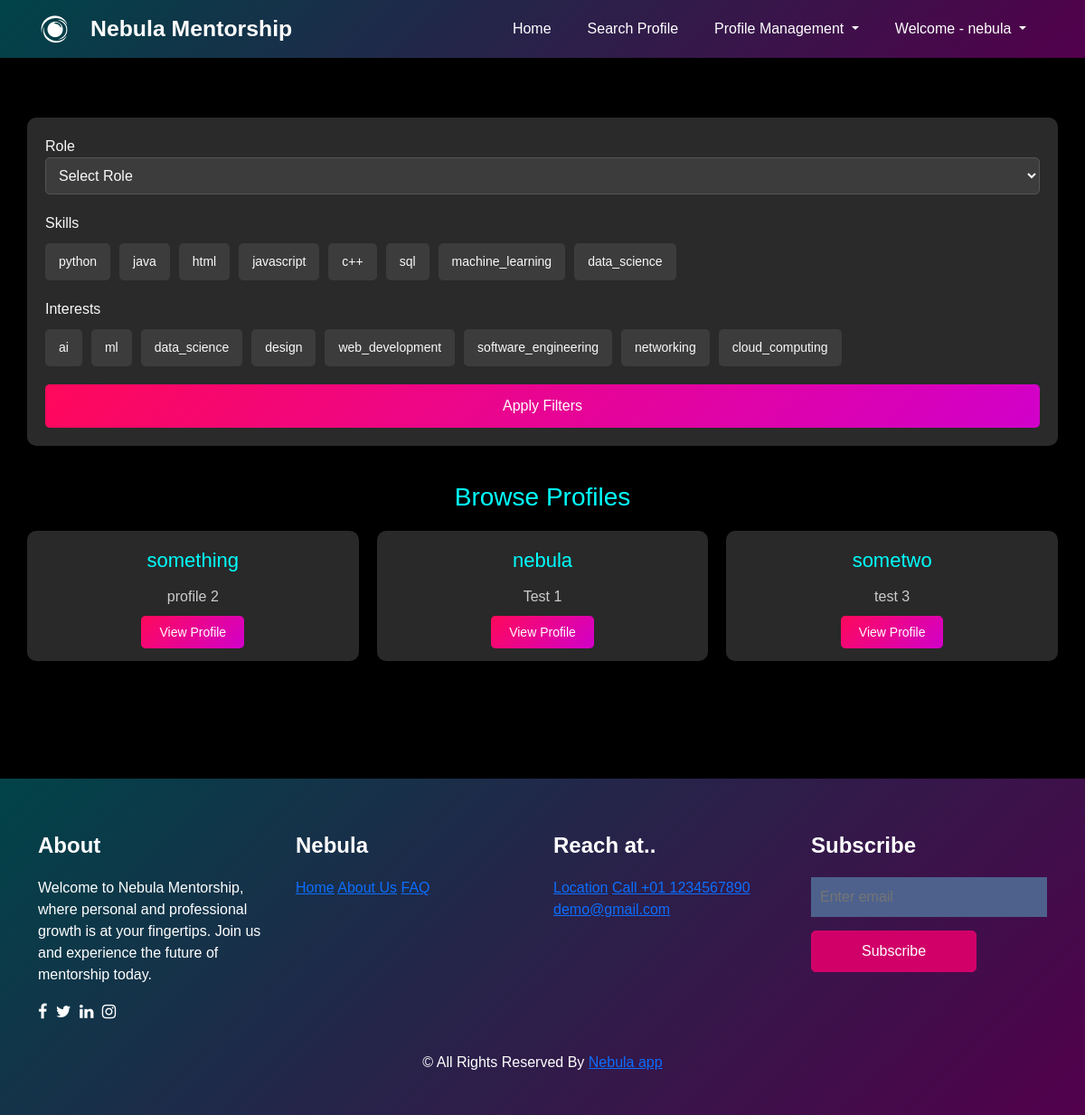
/browse/ (signed in), run on the app's committed database.
### homepage/models.py (models this page shows, shortened)
class UserProfile(models.Model):
    user = models.ForeignKey(settings.AUTH_USER_MODEL, on_delete=models.CASCADE)
    name = models.CharField(max_length=100,blank=False, null=False)
    email = models.EmailField(unique=True,blank=False, null=False)
    phone_number = models.CharField(unique=True,max_length=10, blank=False, null=False)
    location = models.CharField(max_length=200, blank=False, null=False)
    role = models.CharField(max_length=10, choices=ROLE_CHOICES)
    skills = models.TextField(blank=False, null=False)  # Store skills as comma-separated list
    interests = models.TextField(blank=False, null=False)  # Store interests as comma-separated list
    bio = models.TextField(blank=False, null=False)
    linkedin_profile = models.URLField(blank=False, null=False)
    working_as = models.CharField(max_length=20, blank=False, null=False)

### homepage/views.py (the view)
# urls.py: path('browse/', views.browse_profile, name='browse_profile'),
@login_required
def browse_profile(request):
    role_filter = request.GET.get('role', '').strip()
    skills_filter = request.GET.get('skills', '').split(',') if request.GET.get('skills') else []
    interests_filter = request.GET.get('interests', '').split(',') if request.GET.get('interests') else []
    profiles = UserProfile.objects.all()
    filter_query = Q()
    if role_filter:
        filter_query &= Q(role=role_filter)
    if skills_filter:
        for skill in skills_filter:
            filter_query &= Q(skills__icontains=skill.strip())
    if interests_filter:
        for interest in interests_filter:
            filter_query &= Q(interests__icontains=interest.strip())
    profiles = profiles.filter(filter_query).distinct()
    roles = UserProfile.objects.values_list('role', flat=True).distinct()
    skills = [choice[0] for choice in SKILL_CHOICES]
    interests = [choice[0] for choice in INTEREST_CHOICES]
    return render(request, 'browse_profile.html', {
        'profiles': profiles,
        'roles': roles,
        'skills': skills,
        'interests': interests,
        'selected_role': role_filter,
        'selected_skills': skills_filter,
        'selected_interests': interests_filter,
    })

### homepage/templates/browse_profile.html (shortened to what this page needs)
{% extends 'main.html' %}
{% block body_block %}
<div class="browse-container">
    <form method="get" action="{% url 'browse_profile' %}" class="filter-form">
        <div class="filter-item">
            <label for="role">Role</label>
            <select name="role" id="role" class="filter-select">
                <option value="">Select Role</option>
            </select>
        </div>
        <div class="filter-item">
            <label for="skills">Skills</label>
            <div class="tag-container" id="skills">
                {% for skill in skills %}
                    <span class="tag {% if skill in selected_skills %}selected{% endif %}" data-value="{{ skill }}">{{ skill }}</span>
                {% endfor %}
            </div>
        </div>
        <div class="filter-item">
            <label for="interests">Interests</label>
            <div class="tag-container" id="interests">
                {% for interest in interests %}
                    <span class="tag {% if interest in selected_interests %}selected{% endif %}" data-value="{{ interest }}">{{ interest }}</span>
                {% endfor %}
            </div>
        </div>
        <button type="submit" class="filter-button">Apply Filters</button>
    </form>
    <h2 class="browse-title">Browse Profiles</h2>
    <div class="profiles-list">
        {% for profile in profiles %}
            <div class="profile-card">
                <h3>{{ profile.user.username }}</h3>
                <p>{{ profile.name }}</p>
                <a href="{% url 'profile_detail' profile.user.id %}" class="view-profile-btn">View Profile</a>
            </div>
        {% endfor %}
    </div>
</div>
{% endblock %}

### homepage/templates/main.html (shortened to what this page needs)
<!DOCTYPE html>
<html lang="en">
<head>
    <link href="https://cdn.jsdelivr.net/npm/bootstrap@5.3.3/dist/css/bootstrap.min.css" rel="stylesheet"
>
    <link rel="stylesheet" href="https://cdnjs.cloudflare.com/ajax/libs/font-awesome/4.7.0/css/font-awesome.min.css">
</head>
<body>
    <nav class="navbar navbar-expand-lg navbar-dark fixed-top" style="background: linear-gradient(135deg, #004348, #52004b);">
        <div class="container">
            <i class="fa fa-eercast" aria-hidden="true" style="font-size: 30px;"></i>
            <a class="navbar-brand" href="{% url 'home' %}">Nebula Mentorship</a>
            <div class="collapse navbar-collapse" id="navbarNav">
                <ul class="navbar-nav ms-auto">
                    <li class="nav-item">
                        <a class="nav-link" href="{% url 'home' %}">Home</a>
                    </li>
                    <li class="nav-item">
                        <a class="nav-link" href="{% url 'browse_profile' %}">Search Profile</a>
                    </li>
                    <li class="nav-item dropdown">
                        <a class="nav-link dropdown-toggle" href="#" id="navbarDropdown" role="button" data-bs-toggle="dropdown" aria-expanded="false">
                            Profile Management
                        </a>
                    </li>
                    <li class="nav-item dropdown">
                        {% if user.is_authenticated %}
                        <a class="nav-link dropdown-toggle" href="#" id="userDropdown" role="button" data-bs-toggle="dropdown" aria-expanded="false">
                            Welcome - {{ user.username }}
                        </a>
                        {% endif %}
                    </li>
                </ul>
            </div>
        </div>
    </nav>
    {% block body_block %} {% endblock %}
    <footer class="footer_section">
        <div class="container">
            <div class="row">
                <div class="col-md-3 footer-col">
                    <h4>About</h4>
                    <p>Welcome to Nebula Mentorship, where personal and professional growth is at your fingertips. Join us and experience the future of mentorship today.</p>
                    <div class="footer-social">
                        <a href="#"><i class="fa fa-facebook"></i></a>
                        <a href="#"><i class="fa fa-twitter"></i></a>
                        <a href="#"><i class="fa fa-linkedin"></i></a>
                        <a href="#"><i class="fa fa-instagram"></i></a>
                    </div>
                </div>
                <div class="col-md-3 footer-col">
                    <h4>Nebula</h4>
                    <a href="#">Home</a>
                    <a href="#">About Us</a>
                    <a href="#">FAQ</a>
                </div>
                <div class="col-md-3 footer-col">
                    <h4>Reach at..</h4>
                    <a href="#">Location</a>
                    <a href="#">Call +01 1234567890</a>
                    <a href="#">demo@gmail.com</a>
                </div>
                <div class="col-md-3 footer-col">
                    <h4>Subscribe</h4>
                    <form action="#">
                        <input type="text" placeholder="Enter email" />
                        <button type="submit">Subscribe</button>
                    </form>
                </div>
            </div>
            <div class="footer-info">
                <p>&copy;  All Rights Reserved By <a href="https://html.design/">Nebula
                        app</a></p>
            </div>
        </div>
    </footer>
</body>
</html>

### homepage/templates/browse_profile.html (style rules this page uses)
.browse-container { max-width: 1200px; margin: 0 auto; padding: 30px; margin-top: 100px; margin-bottom: 100px; background: radial(135deg, rgb(32, 32, 32), #464646); border-radius: 15px; box-shadow: 0 4px 20px rgba(0, 0, 0, 0.3); color: #f9f9f9; }
.filter-form { background: #2a2a2a; padding: 20px; border-radius: 10px; margin-bottom: 40px; box-shadow: 0 4px 10px rgba(0, 0, 0, 0.2); }
.filter-item { margin-bottom: 20px; }
.filter-select { width: 100%; padding: 10px; font-size: 16px; border-radius: 5px; border: 1px solid #555; background: #3c3c3c; color: #f9f9f9; }
.tag-container { display: flex; flex-wrap: wrap; gap: 10px; margin: 10px 0; }
.tag { padding: 10px 15px; font-size: 14px; border-radius: 5px; background-color: #3c3c3c; color: #f9f9f9; cursor: pointer; transition: all 0.3s ease; }
.filter-button { width: 100%; padding: 12px; font-size: 16px; border: none; border-radius: 5px; background: linear-gradient(135deg, rgb(255, 9, 91), #d100ca); color: white; cursor: pointer; transition: background-color 0.3s ease; }
.browse-title { text-align: center; font-size: 28px; margin-bottom: 20px; color: cyan; }
.profiles-list { display: grid; grid-template-columns: repeat(auto-fill, minmax(280px, 1fr)); gap: 20px; }
.profile-card { background: #292929; padding: 20px; border-radius: 10px; text-align: center; color: #f0f0f0; box-shadow: 0 4px 15px rgba(0, 0, 0, 0.2); transition: transform 0.3s ease, box-shadow 0.3s ease; }
.profile-card h3 { font-size: 22px; color: cyan; }
.profile-card p { margin: 15px 0; font-size: 16px; color: #ccc; }
.view-profile-btn { padding: 10px 20px; font-size: 14px; background: linear-gradient(135deg, rgb(255, 9, 91), #d100ca); color: white; text-decoration: none; border-radius: 5px; transition: background-color 0.3s ease; }

### homepage/templates/main.html (style rules this page uses)
* { margin: 0; padding: 0; box-sizing: border-box; }
body { font-family: Arial, sans-serif; background: #000000; color: #ffffff; }
.navbar { background: linear-gradient(135deg, #004348, #52004b); color: #ffffff; }
.navbar .container { display: flex; justify-content: space-between; align-items: center; padding: 0 15px; }
.navbar .navbar-brand { font-size: 1.55rem; font-weight: bold; color: white; padding-left: 25px; }
.navbar .navbar-nav .nav-link { color: #ffffff; padding: 12px 20px; text-decoration: none; font-weight: 500; }
.footer_section { background: linear-gradient(135deg, #004348, #52004b); color: #ffffff; padding-top: 60px; padding-bottom: 30px; }
.footer_section h4 { font-weight: 600; margin-bottom: 20px; }
.footer_section .footer-col { margin-bottom: 30px; }
.footer_section .footer-social a { margin-right: 5px; color: #ffffff; text-decoration: none; font-size: 18px; }
.footer_section .footer-info { text-align: center; }
.footer_section form input { border: none; padding: 10px; background-color: #4d618c; width: 100%; color: #ffffff; outline: none; }
.footer_section form button { padding: 10px 55px; background-color: #d10069; color: #ffffff; border-radius: 5px; border: 1px solid #d10069; cursor: pointer; margin-top: 15px; }

### data on the page
UserProfile: user.username "something", name "profile 2"
UserProfile: user.username "nebula", name "Test 1"
UserProfile: user.username "sometwo", name "test 3"

### other printed values
{{ user.username }} "nebula"
{{ skill }} "python" "java" "html" "javascript" "c++" "sql" "machine_learning" "data_science"
{{ interest }} "ai" "ml" "data_science" "design" "web_development" "software_engineering" "networking" "cloud_computing"
